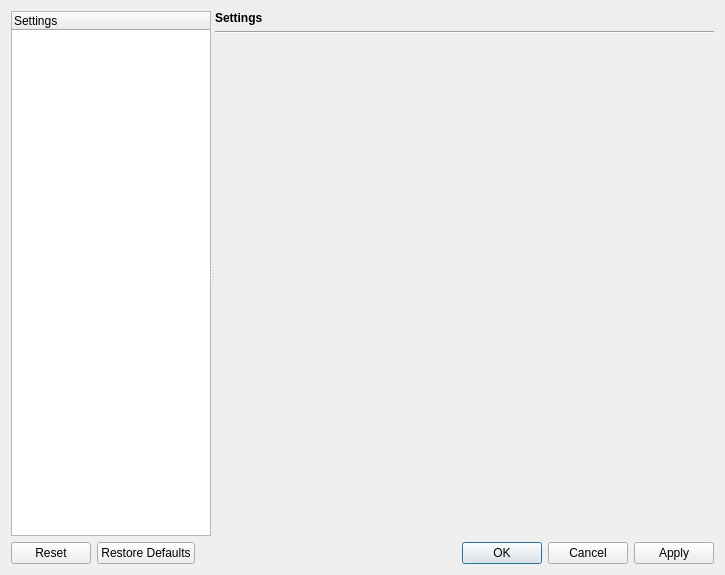
<?xml version="1.0" encoding="UTF-8"?>
<ui version="4.0">
 <class>SettingsDlg</class>
 <widget class="QDialog" name="SettingsDlg">
  <property name="geometry">
   <rect>
    <x>0</x>
    <y>0</y>
    <width>725</width>
    <height>575</height>
   </rect>
  </property>
  <property name="windowTitle">
   <string>Configure Kuassel</string>
  </property>
  <property name="windowIcon">
   <iconset>
    <normaloff>:/16x16/actions/configure</normaloff>:/16x16/actions/configure</iconset>
  </property>
  <layout class="QVBoxLayout" name="verticalLayout_2">
   <item>
    <widget class="QSplitter" name="splitter">
     <property name="orientation">
      <enum>Qt::Horizontal</enum>
     </property>
     <widget class="QTreeWidget" name="settingsTree">
      <property name="maximumSize">
       <size>
        <width>200</width>
        <height>16777215</height>
       </size>
      </property>
      <column>
       <property name="text">
        <string>Settings</string>
       </property>
      </column>
     </widget>
     <widget class="QWidget" name="layoutWidget">
      <layout class="QVBoxLayout" name="verticalLayout">
       <item>
        <widget class="QLabel" name="pageTitle">
         <property name="font">
          <font>
           <weight>75</weight>
           <bold>true</bold>
          </font>
         </property>
         <property name="text">
          <string>Settings</string>
         </property>
        </widget>
       </item>
       <item>
        <widget class="Line" name="line">
         <property name="orientation">
          <enum>Qt::Horizontal</enum>
         </property>
        </widget>
       </item>
       <item>
        <widget class="QStackedWidget" name="settingsStack">
         <widget class="QWidget" name="page"/>
        </widget>
       </item>
      </layout>
     </widget>
    </widget>
   </item>
   <item>
    <widget class="QDialogButtonBox" name="buttonBox">
     <property name="orientation">
      <enum>Qt::Horizontal</enum>
     </property>
     <property name="standardButtons">
      <set>QDialogButtonBox::Apply|QDialogButtonBox::Cancel|QDialogButtonBox::Ok|QDialogButtonBox::Reset|QDialogButtonBox::RestoreDefaults</set>
     </property>
    </widget>
   </item>
  </layout>
 </widget>
 <tabstops>
  <tabstop>settingsTree</tabstop>
  <tabstop>buttonBox</tabstop>
 </tabstops>
 <resources/>
 <connections/>
</ui>
